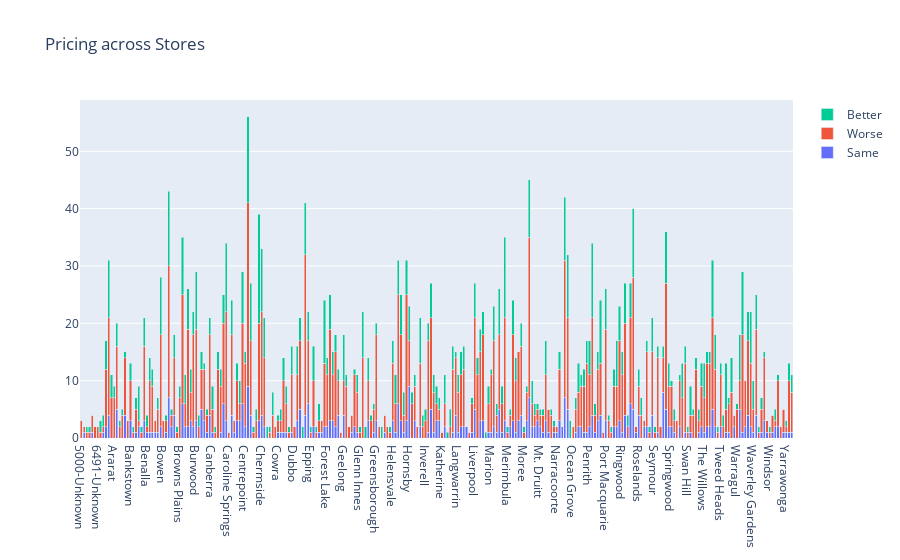

The cell this chart's notebook holds for it:
### Code cell
fig = go.Figure(data=[
    go.Bar(name='Same', x=branch_pricing['Store'], y=branch_pricing['Same']),
    go.Bar(name='Worse', x=branch_pricing['Store'], y=branch_pricing['Worse']),
    go.Bar(name='Better', x=branch_pricing['Store'], y=branch_pricing['Better'])

])

fig.update_layout(barmode='stack', title = 'Pricing across Stores')
fig.show()

### Figure 1 — Plotly figure (JSON) as saved in the notebook; plotly's stock layout.template omitted (floating-point values rounded to 4 significant figures; data arrays with more than 128 entries replaced by an {"elided": "..."} marker saying what was removed)
{"data": [{"name": "Same", "type": "bar", "x": {"elided": "261 str values"}, "y": {"elided": "261 int values"}}, {"name": "Worse", "type": "bar", "x": {"elided": "261 str values"}, "y": {"elided": "261 int values"}}, {"name": "Better", "type": "bar", "x": {"elided": "261 str values"}, "y": {"elided": "261 int values"}}], "layout": {"barmode": "stack", "title": {"text": "Pricing across Stores"}}}
